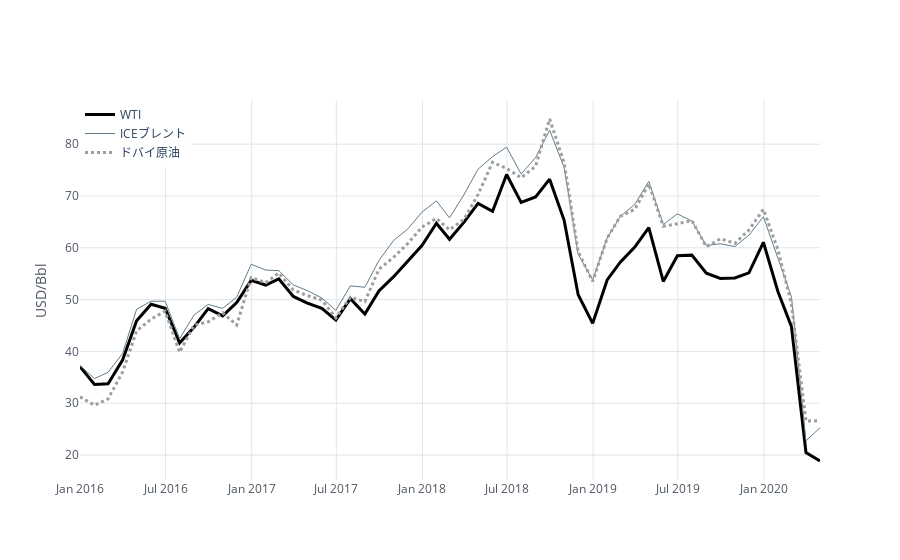

Source (notebook cell):
### Code cell
OIL_m.dropna(how='any').iplot(yTitle='USD/Bbl',
                            colors={'WTI':'black','ICEブレント':'#607D8B','ドバイ原油':'#9E9E9E'},
                            width={'WTI':3,'ICEブレント':1,'ドバイ原油':3},
                            dash={'WTI':'solid','ICEブレント':'solid','ドバイ原油':'dot'},
                            legend =dict(x=0,y=1)
                            )
